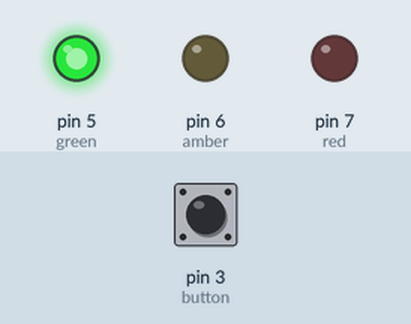
Simulated run of this sketch. Board: Arduino Uno, built with avr-gcc and run on an emulated ATmega328P. On the bench: output pins drawn as LEDs (lit = HIGH). Inputs (shaded band) come from the test bench; at power-on: pin 3 (button) LOW.

Above: at 0.1 s.
At 1.8 s:
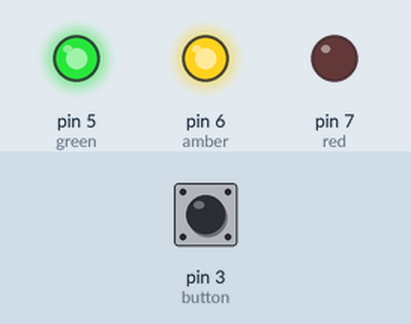
1.9 s: pin 3 (button) pulled HIGH for 3.2 s
At 5.5 s:
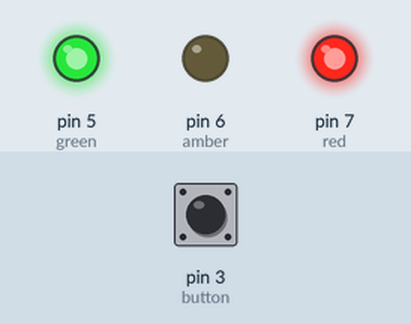
Timing chart, 0 to 12.6 s (numbered marks = the images above; inputs shaded):
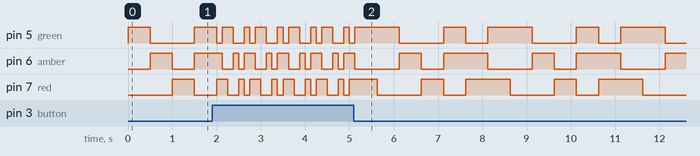

The sketch:

circuit_test.ino
```cpp
int green = 5;
int amber = 6;
int red = 7;
int button = 3;

void setup() {
  pinMode(green, OUTPUT);
  pinMode(amber, OUTPUT);
  pinMode(red, OUTPUT);
  pinMode(button, INPUT);
}

void delayAmount() {
  if (digitalRead(button) == HIGH) {
    delay(125);
  } else {
    delay(500);
  }
}

void sequence() {
  digitalWrite(red, LOW);
  digitalWrite(amber, LOW);
  digitalWrite(green, HIGH);
  delayAmount();
  digitalWrite(green, LOW);
  digitalWrite(amber, HIGH);
  delayAmount();
  digitalWrite(amber, LOW);
  digitalWrite(red, HIGH);
  delayAmount();
  digitalWrite(red, LOW);
}

void pairs() {
  digitalWrite(green, HIGH);
  digitalWrite(amber, HIGH);
  digitalWrite(red, LOW);
  delayAmount();
  digitalWrite(green, LOW);
  digitalWrite(red, HIGH);
  delayAmount();
  digitalWrite(amber, LOW);
  digitalWrite(green, HIGH);
  delayAmount();
  digitalWrite(red, LOW);
}

void loop() {
  sequence();
  pairs();
}
```
